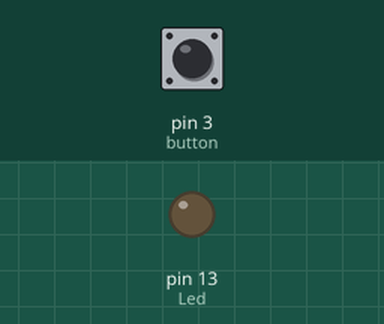
Simulated run of this sketch. Board: Arduino Uno, built with avr-gcc and run on an emulated ATmega328P. Shown: output pins drawn as LEDs (lit = HIGH). The inputs (shaded band) are chosen by the test bench; at power-on: pin 3 (button) LOW.

Above: at 1.2 s.
1.3 s: pin 3 (button) pulled HIGH for 0.15 s
At 1.37 s:
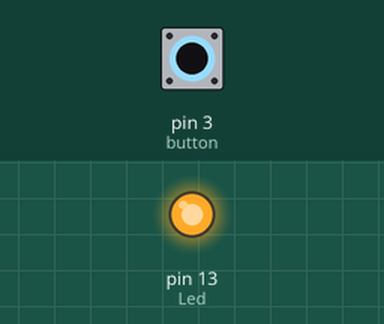
2.9 s: pin 3 (button) pulled HIGH for 3.2 s
At 7.4 s:
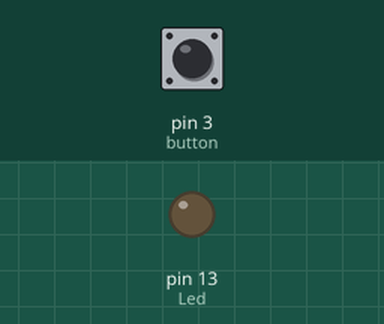
Timing chart, 0 to 8.9 s (numbered marks = the images above; inputs shaded):
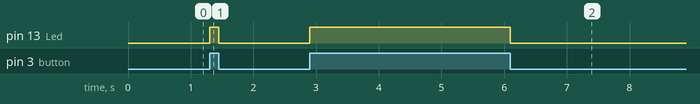

The sketch:

Button.ino
```cpp
int Led=13; // defined LED pin
int button=3; // definded button
int val;

void setup(){
  pinMode(Led,OUTPUT);
  pinMode(button,INPUT);
}

void loop(){
  val=digitalRead(button);
  if(val==HIGH){ //When the module detects a signal, LED flashes
    digitalWrite(Led,HIGH);
  }else{
    digitalWrite(Led,LOW);
  }
}
```

Measured:
- after the input at 1.3 s, pin 13 (Led): LOW → HIGH at once, → LOW 0.15 s later
- after the input at 2.9 s, pin 13 (Led): LOW → HIGH at once, → LOW 3.2 s later
